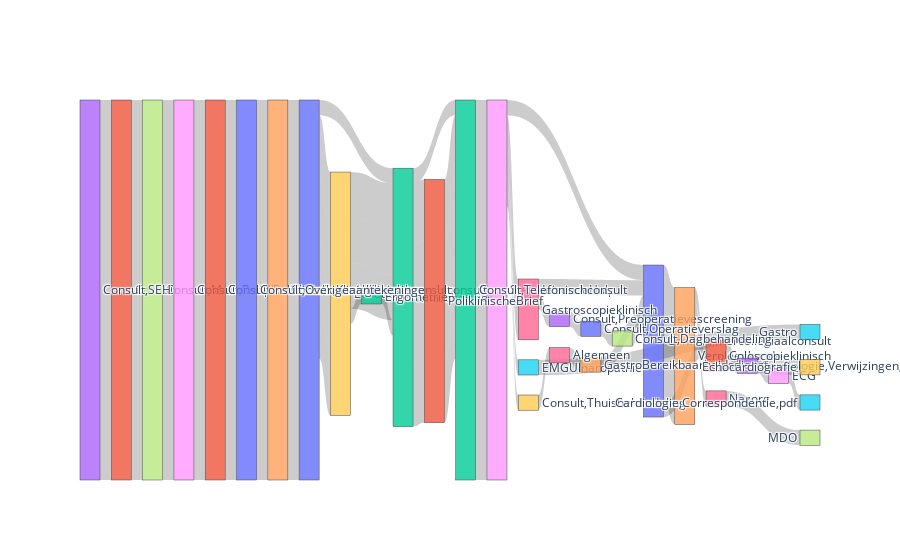

The notebook cell this image was saved under:
### Code cell
import plotly.graph_objects as go
from collections import Counter

# Step 1: Extract Sequences from event columns
event_columns = [col for col in feature_df.columns if 'concept:name' in col]  # Filter for event-related columns
sequences = []

# For each row in feature_df, extract the sequence of events
for _, row in feature_df.iterrows():
    events = [col.split('concept:name_')[1] for col in event_columns if row[col] == 1.0]  # Get events with 1.0 value
    sequences.append('->'.join(events))  # Join events into a sequence

# Step 2: Add sequences to the dataframe (this will be useful for visualization)
feature_df['Sequence'] = sequences

# Step 3: Get the most common sequence per cluster 
cluster_sequences = feature_df.groupby("Cluster")["Sequence"].agg(lambda x: x.mode()[0])

# Step 4: Count the occurrences of each sequence (for Sankey diagram links)
cluster_counts = Counter(cluster_sequences)

# Step 5: Prepare data for Sankey diagram (convert sequences into sources and targets)
sources, targets = [], []

for trace in cluster_sequences.values:
    steps = trace.split("->")  # Split sequence into individual steps
    for i in range(len(steps) - 1):
        sources.append(steps[i])
        targets.append(steps[i + 1])

# Convert sources and targets to indices (for Sankey diagram nodes)
all_nodes = list(set(sources + targets))  # All unique nodes (steps)
source_indices = [all_nodes.index(s) for s in sources]
target_indices = [all_nodes.index(t) for t in targets]

# Step 6: Count the frequency of each link (source -> target pair)
link_counts = Counter(zip(sources, targets))
values = [link_counts[(source, target)] for source, target in zip(sources, targets)]

# Step 7: Create the Sankey diagram
fig = go.Figure(go.Sankey(
    node=dict(label=all_nodes),
    link=dict(source=source_indices, target=target_indices, value=values)
))

fig.show()

### Figure 1 — Plotly figure (JSON) as saved in the notebook; plotly's stock layout.template omitted (floating-point values rounded to 4 significant figures)
{"data": [{"link": {"source": [23, 1, 7, 18, 21, 30, 24, 10, 9, 12, 2, 31, 22, 8, 5, 23, 1, 7, 18, 21, 30, 24, 10, 9, 2, 31, 22, 8, 16, 3, 20, 27, 0, 23, 1, 7, 18, 21, 30, 24, 10, 9, 2, 31, 22, 8, 19, 26, 14, 0, 11, 23, 1, 7, 18, 21, 30, 24, 10, 2, 22, 8, 0, 4, 6, 23, 1, 7, 18, 21, 30, 24, 10, 9, 2, 31, 22, 8, 16, 0, 4, 11, 13, 28], "target": [1, 7, 18, 21, 30, 24, 10, 9, 12, 2, 31, 22, 8, 5, 15, 1, 7, 18, 21, 30, 24, 10, 9, 2, 31, 22, 8, 16, 3, 20, 27, 0, 4, 1, 7, 18, 21, 30, 24, 10, 9, 2, 31, 22, 8, 19, 26, 14, 0, 11, 29, 1, 7, 18, 21, 30, 24, 10, 2, 22, 8, 0, 4, 6, 17, 1, 7, 18, 21, 30, 24, 10, 9, 2, 31, 22, 8, 16, 0, 4, 11, 13, 28, 25], "value": [5, 5, 5, 5, 5, 5, 5, 4, 1, 1, 4, 4, 5, 1, 1, 5, 5, 5, 5, 5, 5, 5, 4, 3, 4, 4, 5, 2, 1, 1, 1, 1, 3, 5, 5, 5, 5, 5, 5, 5, 4, 3, 4, 4, 5, 1, 1, 1, 1, 1, 1, 5, 5, 5, 5, 5, 5, 5, 1, 1, 5, 1, 3, 1, 1, 5, 5, 5, 5, 5, 5, 5, 4, 3, 4, 4, 5, 2, 1, 3, 1, 1, 1, 1]}, "node": {"label": ["Consult,Intercollegiaalconsult", "Consult", "KlinischeBrief", "Consult,Preoperatievescreening", "Verpleegkunde", "EMGUlnaropathie", "Nazorg", "Consult,Multidisciplinairoverleg", "SpoedeisendeHulp", "Echodoppler", "Consult,Kliniek:vervolgconsult", "Coloscopieklinisch", "Ergometrie", "Cardiologie,Verwijzingen,pdf", "GastroBereikbaarheidsdienst", "Gastro", "Gastroscopieklinisch", "MDO", "Consult,Polikliniek:eersteconsult", "Consult,Thuisbehandeling", "Consult,Operatieverslag", "Consult,Polikliniek:vervolgconsult", "Consult,Telefonischconsult", "Consult,SEH", "Consult,Kliniek:eersteconsult", "Cardiologie,Correspondentie,pdf", "Algemeen", "Consult,Dagbehandeling", "ECG", "Echocardiografie", "Consult,Overigeaantekeningen", "PoliklinischeBrief"]}, "type": "sankey"}], "layout": {}}
